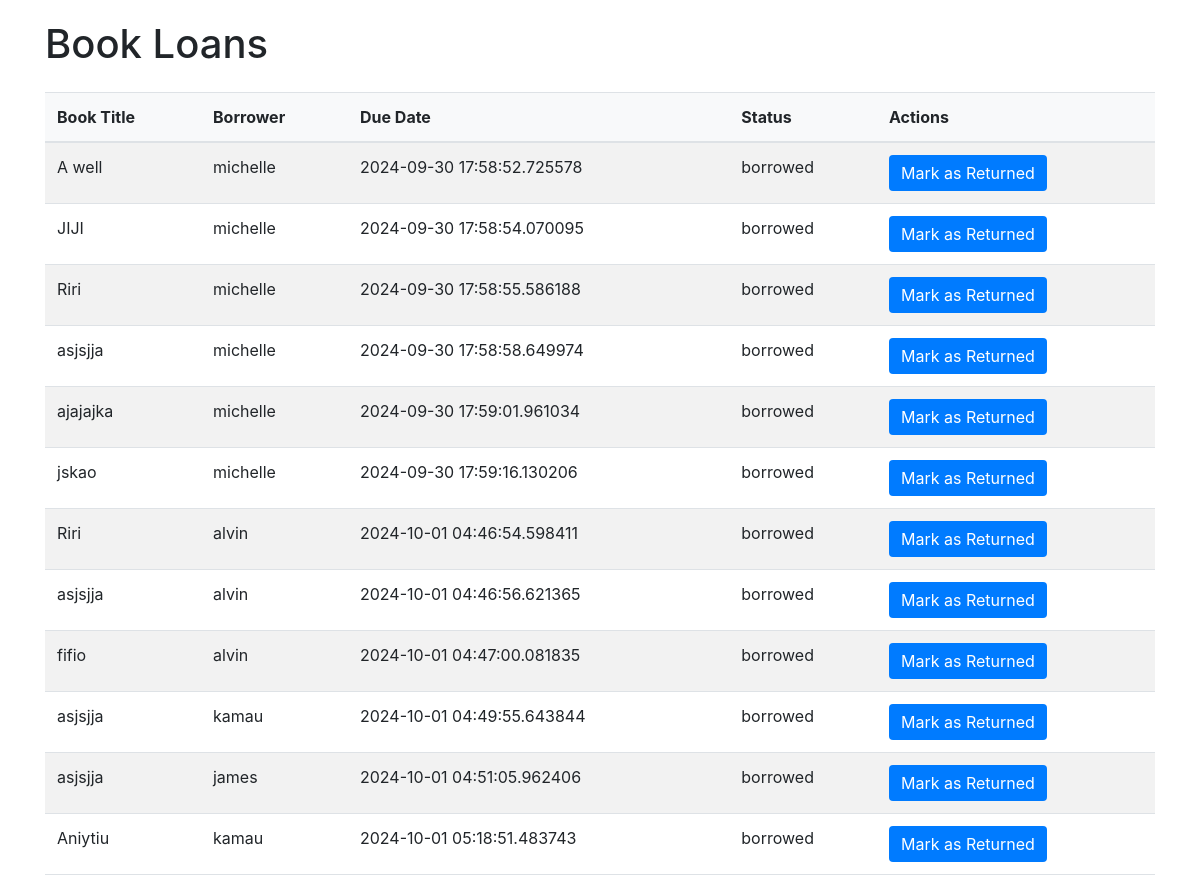
/book_loans, run on an earlier commit of the app's database.
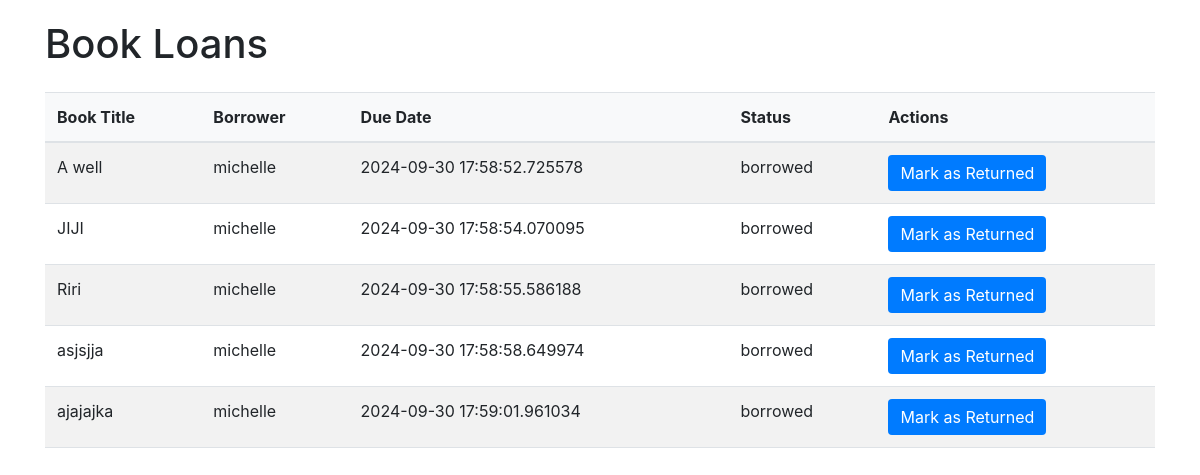
And on a later commit of the database.
### models.py (models this page shows, shortened)
class Loan(db.Model):
    id = db.Column(db.Integer, primary_key=True)
    book_id = db.Column(db.Integer, db.ForeignKey('book.id'), nullable=False)
    member_id = db.Column(db.Integer, db.ForeignKey('member.id'), nullable=False)
    borrow_date = db.Column(db.DateTime, default=datetime.utcnow)
    return_date = db.Column(db.DateTime, nullable=True)
    due_date = db.Column(db.DateTime, default=lambda: datetime.utcnow() + timedelta(days=14))
    status = db.Column(db.String(50), default='borrowed')  # Options: 'borrowed', 'returned', 'overdue'
    book = db.relationship('Book', backref=db.backref('loans', lazy=True))

class Book(db.Model):
    id = db.Column(db.Integer, primary_key=True)
    picture = db.Column(db.String(120), nullable=True)
    title = db.Column(db.String(150), nullable=False)
    author = db.Column(db.String(100), nullable=False)
    isbn = db.Column(db.String(20), unique=True, nullable=False)
    genre = db.Column(db.String(50), nullable=True)
    description = db.Column(db.String(50), nullable=False)
    publication_year = db.Column(db.Integer)
    available_quantity = db.Column(db.Integer, default=1)
    total_quantity = db.Column(db.Integer, default=1)
    shelf = db.Column(db.String(100), nullable=False)

class Member(db.Model):
    id = db.Column(db.Integer, primary_key=True)
    username = db.Column(db.String(150), unique=True, nullable=False)
    password = db.Column(db.String(150), nullable=False)
    borrow_history = db.relationship('Loan', backref='member', lazy=True)

### app.py (the view)
@app.route('/book_loans')
def book_loans():
    loans = Loan.query.filter(Loan.status != 'returned').all()  # Show only active loans
    form = ReturnBookForm()  # Create an instance of the form
    return render_template('book_loans.html', loans=loans, form=form)

### templates/book_loans.html (shortened to what this page needs)
<!DOCTYPE html>
<html lang="en">
<head>
    <link href="https://stackpath.bootstrapcdn.com/bootstrap/4.5.2/css/bootstrap.min.css" rel="stylesheet">
</head>
<body>
    <div class="container">
        <h1 class="mb-4">Book Loans</h1>
        <table class="table table-striped">
            <thead>
                <tr>
                    <th>Book Title</th>
                    <th>Borrower</th>
                    <th>Due Date</th>
                    <th>Status</th>
                    <th>Actions</th>
                </tr>
            </thead>
            <tbody>
                {% for loan in loans %}
                <tr>
                    <td>{{ loan.book.title }}</td>
                    <td>{{ loan.member.username }}</td>
                    <td>{{ loan.due_date }}</td>
                    <td>{{ loan.status }}</td>
                    <td>
                        <form action="{{ url_for('return_book', loan_id=loan.id) }}" method="POST">
                            <button type="submit">Mark as Returned</button>
                        </form>
                    </td>
                </tr>
                {% endfor %}
            </tbody>
        </table>
    </div>
</body>
</html>

What changed in the data, as far as the page shows it:
no longer on this page (row edited): Loan: book "jskao", member.username "michelle", due_date "2024-09-30 17:59:16.130206", status "borrowed"
no longer on this page (row edited): Loan: book "Riri", member.username "alvin", due_date "2024-10-01 04:46:54.598411", status "borrowed"
no longer on this page (row edited): Loan: book "asjsjja", member.username "alvin", due_date "2024-10-01 04:46:56.621365", status "borrowed"
no longer on this page (row edited): Loan: book "fifio", member.username "alvin", due_date "2024-10-01 04:47:00.081835", status "borrowed"
no longer on this page (row edited): Loan: book "asjsjja", member.username "kamau", due_date "2024-10-01 04:49:55.643844", status "borrowed"
no longer on this page (row edited): Loan: book "asjsjja", member.username "james", due_date "2024-10-01 04:51:05.962406", status "borrowed"
no longer on this page (row edited): Loan: book "Aniytiu", member.username "kamau", due_date "2024-10-01 05:18:51.483743", status "borrowed"
